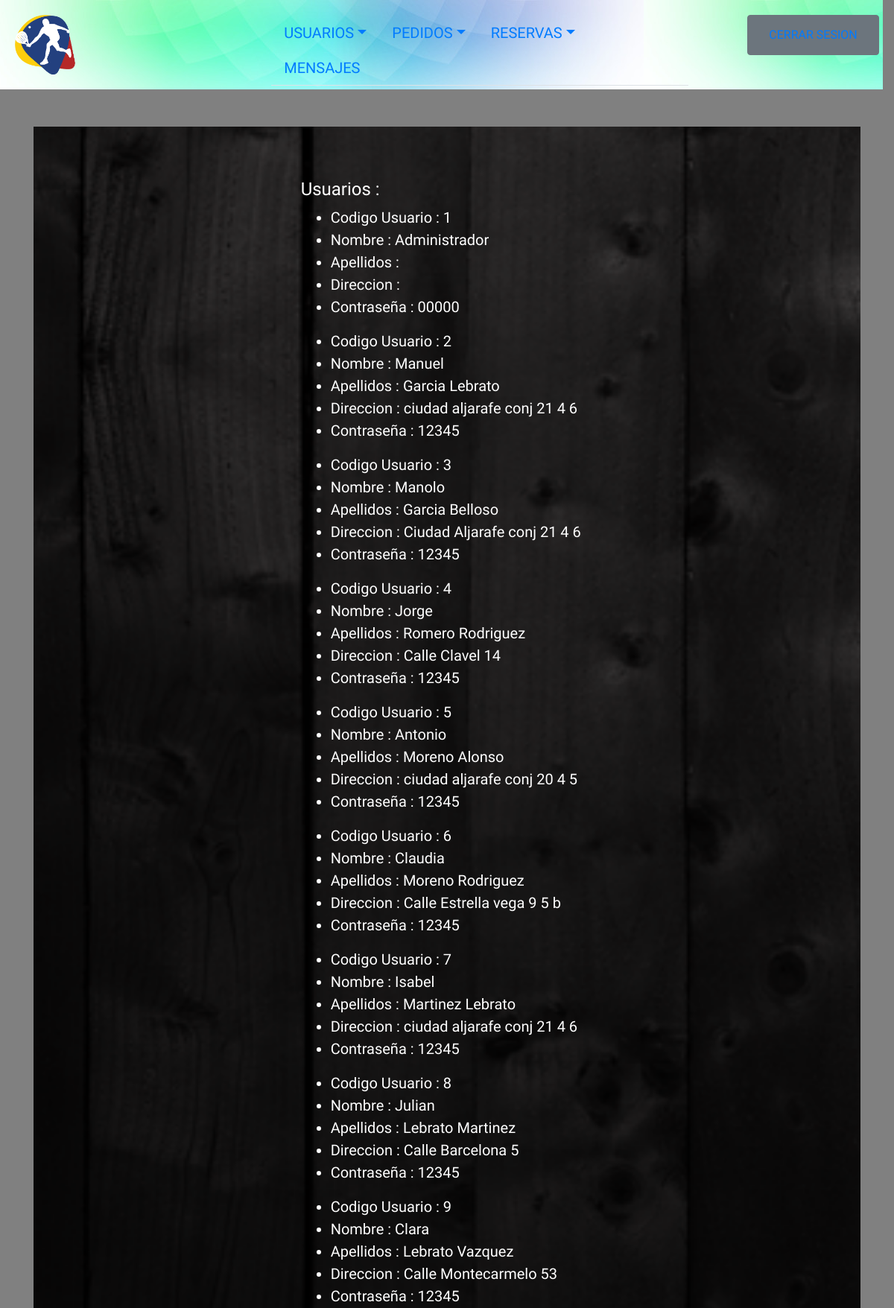
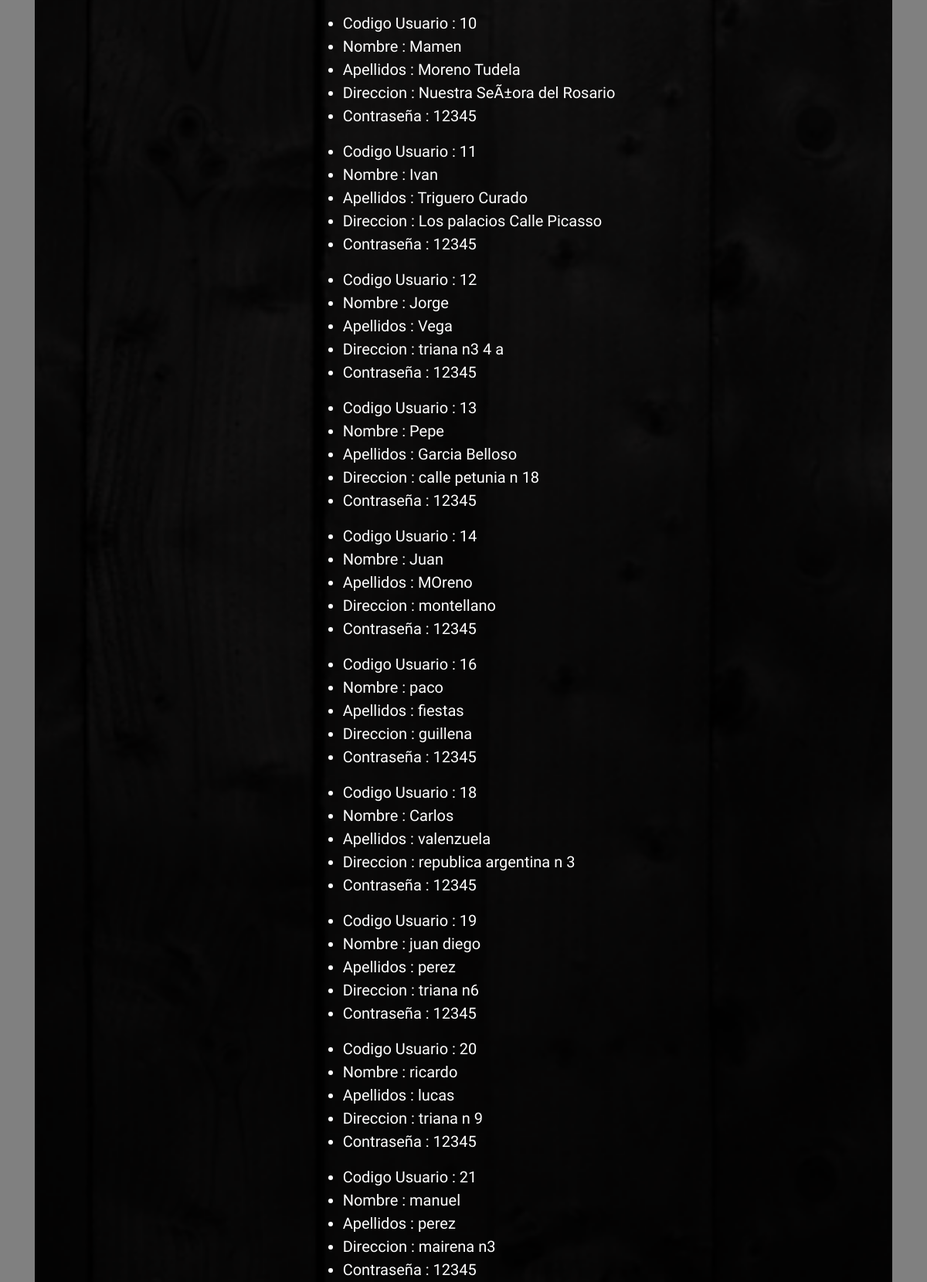
The page /encuentraUsuarios.php (upper part) on the database its author committed (2 pictures, top to bottom).
### tables this page shows
CREATE TABLE `Usuarios` (
  `CodUsu` int(11) NOT NULL AUTO_INCREMENT,
  `Nombre` varchar(15) DEFAULT NULL,
  `Apellidos` varchar(50) DEFAULT NULL,
  `Direccion` varchar(100) DEFAULT NULL,
  `pass` varchar(5) DEFAULT NULL,
  `email` varchar(50) DEFAULT NULL,
  `tipo` varchar(5) DEFAULT NULL,
  `Nickname` varchar(20) DEFAULT NULL,
  PRIMARY KEY (`CodUsu`)
);

### encuentraUsuarios.php (the view, shortened to what this page needs)
<!doctype html>
<html lang="en">
<head>
  <link rel="stylesheet" type="text/css" href="layoutpractica.css">
  <link rel="stylesheet" href="https://maxcdn.bootstrapcdn.com/bootstrap/4.0.0/css/bootstrap.min.css">
</head>
<body>
  <div class="container">
  <div class="row justify-content-between" id="cabecera">
    </div>
    <div class="background">
    <div class="row justify-content-around" id="tercero">
        <div>
        <form action="encuentraUsuarios.php" method="post">
        <fieldset>
          <?php
          $connection = new mysqli("localhost", "tf", "123456", "proyecto");
          $connection->set_charset("uft8");
          $query="SELECT * from Usuarios where Nombre like '%".$_POST["nombre"]."'";
          if ($result = $connection->query($query)) {
              if ($result->num_rows==0) {
                  echo "Ningun cliente ".$_POST["nombre"];
              } else {
                  echo "<h4>Usuarios : </h4>";
                  while($obj = $result->fetch_object()) {
                      echo "<ul>";
                      echo "<li>Codigo Usuario : ".$obj->CodUsu."</li>";
                      echo "<li>Nombre : ".$obj->Nombre."</li>";
                      echo "<li>Apellidos : ".$obj->Apellidos."</li>";
                      echo "<li>Direccion : ".$obj->Direccion."</li>";
                      echo "<li>Contraseña : ".$obj->pass."</a></li>";
                      echo "</ul>";
                      }
              }
          ?>
          <?php
          }
          ?>
        </fieldset>
      </form>
        </div>
    </div>
    </div>
</body>
</html>

### layoutpractica.css (style rules this page uses)
* { box-sizing: border-box; }
body { padding-top: 170px; }
#cabecera { padding-top: 20px; padding-bottom: 20px; padding-left: 20px; height: 120px; width: 100%; left: 0px; top: 0px; position: fixed; background-image: url(fotos/header-1.jpg); z-index: 10; }
#tercero { color: white; padding-top: 70px; padding-bottom: 50px; }
.background { background-image: url(fotos/bg1.png); background-repeat: no-repeat; background-size: cover; background-attachment: fixed; }

### encuentraUsuarios.php (style rules this page uses)
body { font-family: 'Staatliches', serif; font-size: 20px; background-color: grey; }

### rows shown on the page
usuarios: CodUsu "1", Nombre "Administrador", pass "00000"
usuarios: CodUsu "2", Nombre "Manuel", Apellidos "Garcia Lebrato", Direccion "ciudad aljarafe conj 21 4 6", pass "12345"
usuarios: CodUsu "3", Nombre "Manolo", Apellidos "Garcia Belloso", Direccion "Ciudad Aljarafe conj 21 4 6", pass "12345"
usuarios: CodUsu "4", Nombre "Jorge", Apellidos "Romero Rodriguez", Direccion "Calle Clavel 14", pass "12345"
usuarios: CodUsu "5", Nombre "Antonio", Apellidos "Moreno Alonso", Direccion "ciudad aljarafe conj 20 4 5", pass "12345"
usuarios: CodUsu "6", Nombre "Claudia", Apellidos "Moreno Rodriguez", Direccion "Calle Estrella vega 9 5 b", pass "12345"
usuarios: CodUsu "7", Nombre "Isabel", Apellidos "Martinez Lebrato", Direccion "ciudad aljarafe conj 21 4 6", pass "12345"
usuarios: CodUsu "8", Nombre "Julian", Apellidos "Lebrato Martinez", Direccion "Calle Barcelona 5", pass "12345"
usuarios: CodUsu "9", Nombre "Clara", Apellidos "Lebrato Vazquez", Direccion "Calle Montecarmelo 53", pass "12345"
usuarios: CodUsu "10", Nombre "Mamen", Apellidos "Moreno Tudela", Direccion "Nuestra SeÃ±ora del Rosario", pass "12345"
usuarios: CodUsu "11", Nombre "Ivan", Apellidos "Triguero Curado", Direccion "Los palacios Calle Picasso", pass "12345"
usuarios: CodUsu "12", Nombre "Jorge", Apellidos "Vega", Direccion "triana n3 4 a", pass "12345"
usuarios: CodUsu "13", Nombre "Pepe", Apellidos "Garcia Belloso", Direccion "calle petunia n 18", pass "12345"
usuarios: CodUsu "14", Nombre "Juan", Apellidos "MOreno", Direccion "montellano", pass "12345"
usuarios: CodUsu "16", Nombre "paco", Apellidos "fiestas", Direccion "guillena", pass "12345"
usuarios: CodUsu "18", Nombre "Carlos", Apellidos "valenzuela", Direccion "republica argentina n 3", pass "12345"
usuarios: CodUsu "19", Nombre "juan diego", Apellidos "perez", Direccion "triana n6", pass "12345"
usuarios: CodUsu "20", Nombre "ricardo", Apellidos "lucas", Direccion "triana n 9", pass "12345"
usuarios: CodUsu "21", Nombre "manuel", Apellidos "perez", Direccion "mairena n3", pass "12345"
